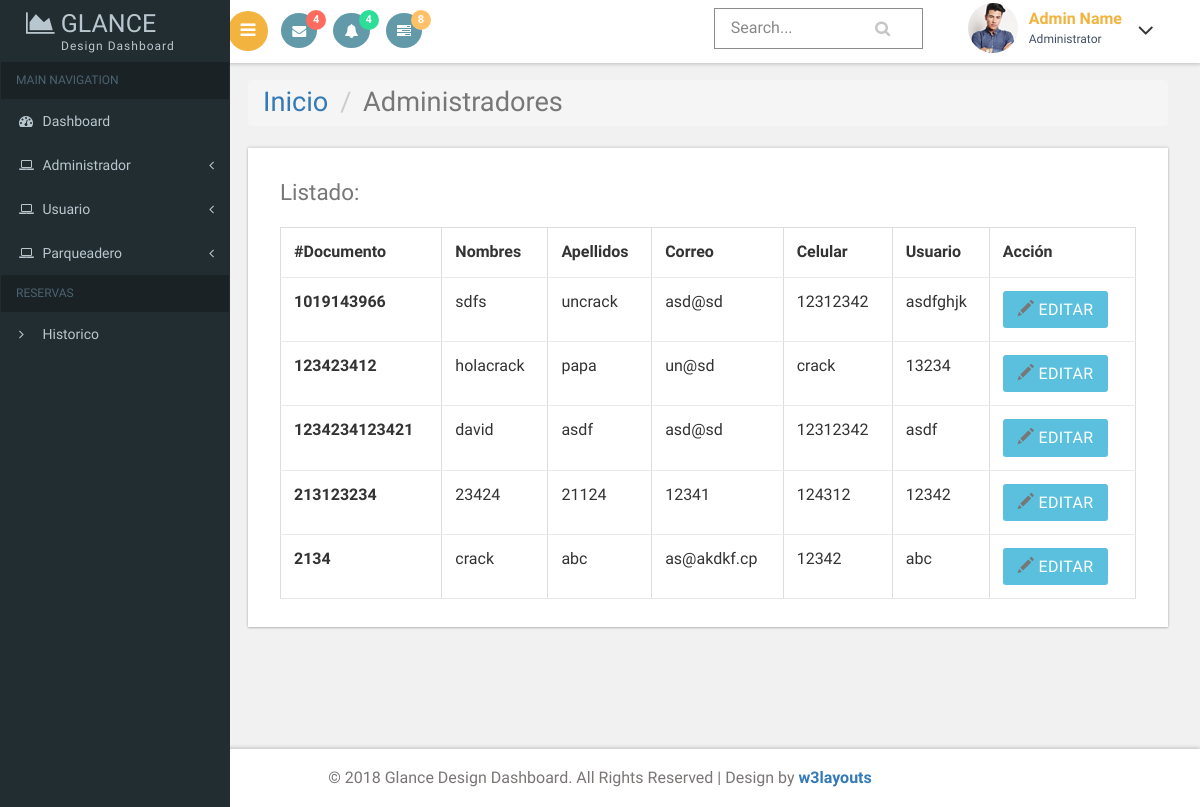
/vista/administradores.php, run on the app's committed database.
### tables this page shows
CREATE TABLE `administradores` (
  `adm_documento` varchar(45) NOT NULL,
  `adm_nombres` varchar(45) NOT NULL,
  `adm_apellidos` varchar(45) NOT NULL,
  `adm_correo` varchar(45) NOT NULL,
  `adm_celular` varchar(45) NOT NULL,
  `adm_usuario` varchar(45) NOT NULL,
  `adm_password` varchar(45) NOT NULL
);

### controlador/conexion.php (called while the page is built, shortened)
<?php
    abstract class Conexion{
        private function getConnection(){
            $username = self::USERNAME;
            $password = self::PASSWORD;
            $host = self::HOST;
            $db = self::DB;
            $connection = new PDO("mysql:dbname=$db;host=$host", $username, $password);
            return $connection;
        }
        protected function query($sql){
            $connection = $this->getConnection();
            $stmt = $connection->prepare($sql);
            $stmt->execute();
            return $stmt;
        }
    }
?>

### controlador/administrador.php (called while the page is built, shortened)
<?php
require_once('conexion.php');
class Administrador extends Conexion
{
    function verAdministradores(){
          $sql = "SELECT * FROM administradores";
                  return $this->query($sql);
    }
}
?>

### vista/administradores.php (the view, shortened to what this page needs)
<!DOCTYPE HTML>
<html>
<head>
<link href="css/bootstrap.css" rel='stylesheet' type='text/css' />
<link href="css/style.css" rel='stylesheet' type='text/css' />
<link href="css/font-awesome.css" rel="stylesheet">
<link href='css/SidebarNav.min.css' media='all' rel='stylesheet' type='text/css'/>
<link href="css/custom.css" rel="stylesheet">
					<link href="css/owl.carousel.css" rel="stylesheet">
</head>
<body class="cbp-spmenu-push">
	<div class="main-content">
	<div class="cbp-spmenu cbp-spmenu-vertical cbp-spmenu-left" id="cbp-spmenu-s1">
    <aside class="sidebar-left">
      <nav class="navbar navbar-inverse">
          <div class="navbar-header">
            <h1><a class="navbar-brand" href="homepage.php"><span class="fa fa-area-chart"></span> Glance<span class="dashboard_text">Design dashboard</span></a></h1>
          </div>
          <div class="collapse navbar-collapse" id="bs-example-navbar-collapse-1">
            <ul class="sidebar-menu">
              <li class="header">MAIN NAVIGATION</li>
              <li class="treeview">
                <a href="homepage.php">
                <i class="fa fa-dashboard"></i> <span>Dashboard</span>
                </a>
              </li>
              <li class="treeview">
                <a href="#">
                <i class="fa fa-laptop"></i>
                <span>Administrador</span>
                <i class="fa fa-angle-left pull-right"></i>
                </a>
              </li>
              <li class="treeview">
                <a href="#">
                <i class="fa fa-laptop"></i>
                <span>Usuario</span>
                <i class="fa fa-angle-left pull-right"></i>
                </a>
              </li>
              <li class="treeview">
                <a href="#">
                <i class="fa fa-laptop"></i>
                <span>Parqueadero</span>
                <i class="fa fa-angle-left pull-right"></i>
                </a>
              </li>
              <li class="header">RESERVAS</li>
              <li><a href="historico.php"><i class="fa fa-angle-right text-red"></i> <span>Historico</span></a></li>
            </ul>
          </div>
      </nav>
    </aside>
	</div>
		<div class="sticky-header header-section ">
			<div class="header-left">
				<button id="showLeftPush"><i class="fa fa-bars"></i></button>
				<div class="profile_details_left">
					<ul class="nofitications-dropdown">
						<li class="dropdown head-dpdn">
							<a href="#" class="dropdown-toggle" data-toggle="dropdown" aria-expanded="false"><i class="fa fa-envelope"></i><span class="badge">4</span></a>
						</li>
						<li class="dropdown head-dpdn">
							<a href="#" class="dropdown-toggle" data-toggle="dropdown" aria-expanded="false"><i class="fa fa-bell"></i><span class="badge blue">4</span></a>
						</li>
						<li class="dropdown head-dpdn">
							<a href="#" class="dropdown-toggle" data-toggle="dropdown" aria-expanded="false"><i class="fa fa-tasks"></i><span class="badge blue1">8</span></a>
						</li>
					</ul>
				</div>
				<div class="clearfix"> </div>
			</div>
			<div class="header-right">
				<div class="search-box">
					<form class="input">
						<input class="sb-search-input input__field--madoka" placeholder="Search..." type="search" id="input-31" />
						<label class="input__label" for="input-31">
							<svg class="graphic" width="100%" height="100%" viewBox="0 0 404 77" preserveAspectRatio="none">
								<path d="m0,0l404,0l0,77l-404,0l0,-77z"/>
							</svg>
						</label>
					</form>
				</div>
				<div class="profile_details">
					<ul>
						<li class="dropdown profile_details_drop">
							<a href="#" class="dropdown-toggle" data-toggle="dropdown" aria-expanded="false">
								<div class="profile_img">
									<span class="prfil-img"><img src="images/2.jpg" alt=""> </span>
									<div class="user-name">
										<p>Admin Name</p>
										<span>Administrator</span>
									</div>
									<i class="fa fa-angle-down lnr"></i>
									<div class="clearfix"></div>
								</div>
							</a>
						</li>
					</ul>
				</div>
				<div class="clearfix"> </div>
			</div>
			<div class="clearfix"> </div>
		</div>
    <div id="page-wrapper">
			<div class="main-page">
				<div class="tables">
					<h2 class="title1"><ol class="breadcrumb">
					  <li><a href="homepage.php">Inicio</a></li>
					  <li class="active">Administradores</li>
					</ol></h2>
					<div class="panel-body widget-shadow">
						<h4>Listado:</h4>
						<table class="table table-bordered">
						 <thead>
						 	<tr>
						 	<th>#Documento</th>
						 	<th>Nombres</th>
						 	<th>Apellidos</th>
						 	<th>Correo</th>
						 	<th>Celular</th>
						 	<th>Usuario</th>
						 	<th>Acción</th>
						 </tr>
						 </thead>
						  <tbody>
                <?php
                require_once('../controlador/administrador.php');
                $adm_obj = new Administrador;
                foreach ($adm_obj->verAdministradores() as $row) {?>
						  	<tr>
                  <th scope="row"><?php print $row[0]; ?></th>
						  		<td><?php print $row[1]; ?></td>
						  		<td><?php print $row[2]; ?></td>
						  		<td><?php print $row[3]; ?></td>
						  		<td><?php print $row[4]; ?></td>
						  		<td><?php print $row[5]; ?></td>
						  		<td>
                    <a href=<?php echo "editarAdministrador.php?id=".$row[0]; ?> class="btn btn-info btn-lg"><span class="glyphicon glyphicon-pencil"></span> Editar</a>
                  </td>
						  	</tr>
                <?php } ?>
						  </tbody>
						</table>
					</div>
				</div>
			</div>
		</div>
		<div class="footer">
		   <p>&copy; 2018 Glance Design Dashboard. All Rights Reserved | Design by <a href="https://w3layouts.com/" target="_blank">w3layouts</a></p>
	   </div>
	</div>
</body>
</html>

### vista/css/custom.css (style rules this page uses)
#page-wrapper { padding:5em 2em 2.5em; background-color: #F1F1F1; }

### data on the page
administradores: adm_documento "1019143966", adm_nombres "sdfs", adm_apellidos "uncrack", adm_correo "asd@sd", adm_celular "12312342", adm_usuario "asdfghjk"
administradores: adm_documento "123423412", adm_nombres "holacrack", adm_apellidos "papa", adm_correo "un@sd", adm_celular "crack", adm_usuario "13234"
administradores: adm_documento "1234234123421", adm_nombres "david", adm_apellidos "asdf", adm_correo "asd@sd", adm_celular "12312342", adm_usuario "asdf"
administradores: adm_documento "213123234", adm_nombres "23424", adm_apellidos "21124", adm_correo "12341", adm_celular "124312", adm_usuario "12342"
administradores: adm_documento "2134", adm_nombres "crack", adm_apellidos "abc", adm_correo "as@akdkf.cp", adm_celular "12342", adm_usuario "abc"
